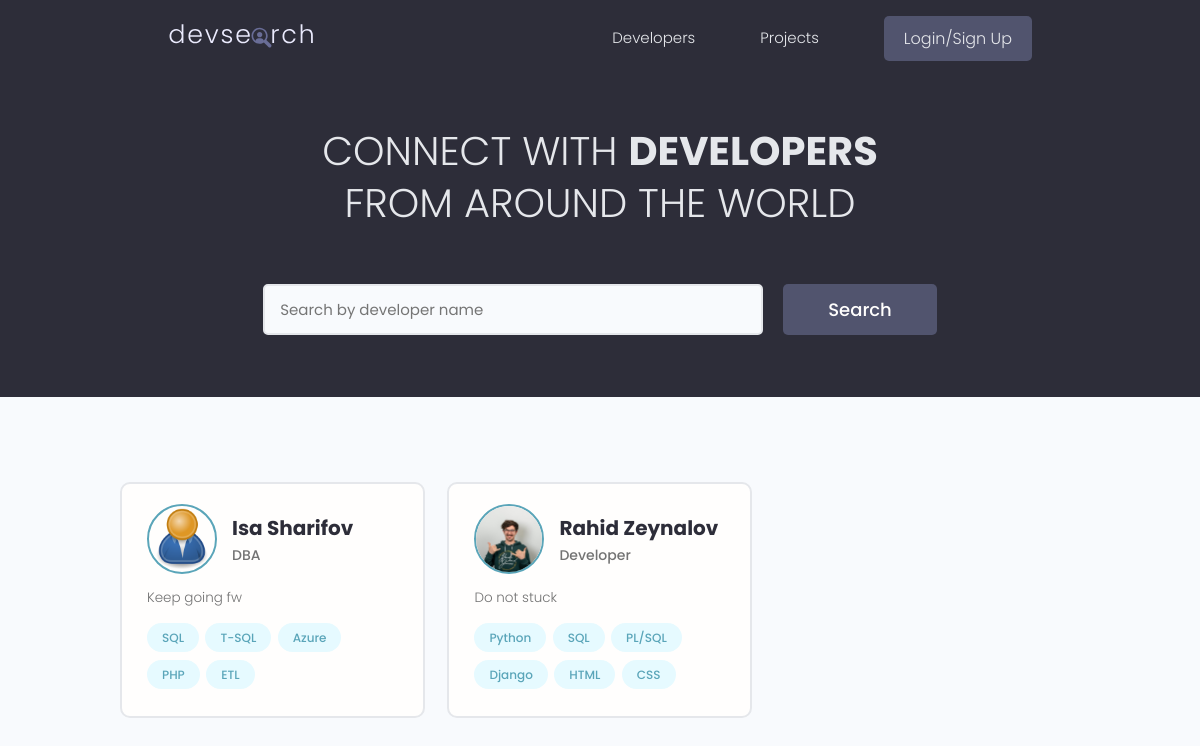
The app's page /, older data.
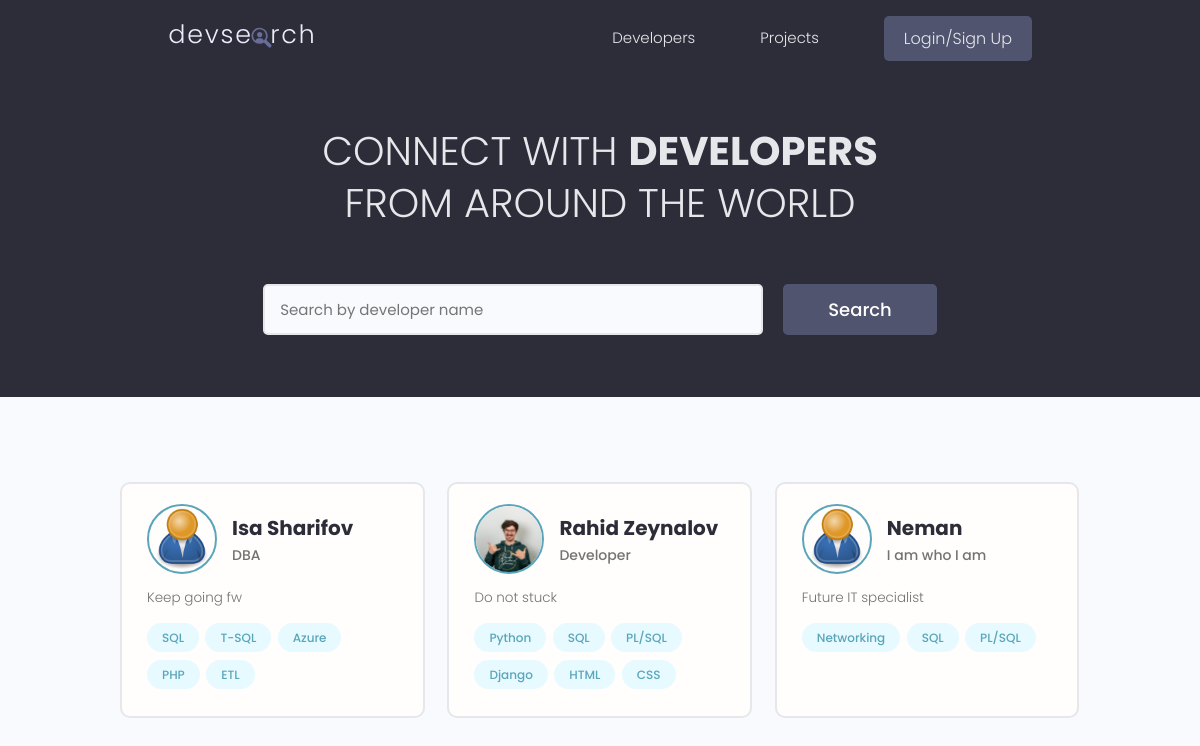
The same page, newer data.
### users/models.py (models this page shows, shortened)
class Profile(models.Model):
    user = models.OneToOneField(User, on_delete=models.CASCADE, null=True, blank=True)
    name = models.CharField(max_length=150, null=True, blank=True)
    email = models.EmailField(max_length=150, null=True, blank=True)
    username = models.CharField(max_length=150, null=True, blank=True)
    location = models.CharField(max_length=150, null=True, blank=True)
    short_intro = models.CharField(max_length=200, null=True, blank=True)
    bio = models.TextField(null=True, blank=True)
    profile_image = models.ImageField(null=True, blank=True, upload_to='profiles/', default="profiles/users-default.png")
    social_github = models.CharField(max_length=150, null=True, blank=True)
    social_stackoverflow = models.CharField(max_length=150, null=True, blank=True)
    social_linkedin = models.CharField(max_length=150, null=True, blank=True)
    social_youtube = models.CharField(max_length=150, null=True, blank=True)
    social_medium = models.CharField(max_length=150, null=True, blank=True)
    created = models.DateTimeField(auto_now_add=True, null=True, blank=True)
    id = models.UUIDField(default=uuid.uuid4, unique=True, primary_key=True, editable=False)
    class Meta:
        ordering =['created']

class Skill(models.Model):
    owner = models.ForeignKey(Profile, on_delete=models.CASCADE, null=True, blank=True)
    name = models.CharField(max_length=150, null=True, blank=True)
    description = models.TextField(null=True, blank=True)
    created = models.DateTimeField(auto_now_add=True, null=True, blank=True)
    id = models.UUIDField(default=uuid.uuid4, unique=True, primary_key=True, editable=False)

### users/views.py (the view)
# urls.py: path('', views.profiles, name="profiles"),
def profiles(request):
    profiles, search_query = searchProfiles(request)
    custome_range, profiles = paginateProfiles(request, profiles, 3)
    context = {'profiles':profiles, 'search_query': search_query, 'custome_range':custome_range}
    return render(request, 'users/profiles.html', context=context)

### users/utils.py (called while the page is built)
def searchProfiles(request):
    search_query = ''
    if request.GET.get('search_query'):
        search_query = request.GET.get('search_query')
    skills = Skill.objects.filter(name__icontains=search_query)
    profiles = Profile.objects.distinct().filter(
        Q(name__icontains = search_query) |
        Q(short_intro__icontains = search_query) |
        Q(skill__in = skills))
    return profiles, search_query

### users/templates/users/profiles.html (shortened to what this page needs)
{% extends 'main.html' %}
{% block content %}
<main class="home">
    <section class="hero-section text-center">
        <div class="container container--narrow">
            <div class="hero-section__box">
                <h2>CONNECT WITH <span>DEVELOPERS</span></h2>
                <h2>FROM AROUND THE WORLD</h2>
            </div>
            <div class="hero-section__search">
                <form id="searchForm" class="form" action="{% url 'profiles' %}" method="get">
                    <div class="form__field">
                        <input class="input input--text" id="formInput#search" type="text" name="search_query"
                            value = "{{search_query}}" placeholder="Search by developer name" />
                    </div>
                    <input class="btn btn--sub btn--lg" type="submit" value="Search" />
                </form>
            </div>
        </div>
    </section>
    <section class="devlist">
        <div class="container">
            <div class="grid grid--three">
                {% for profile in profiles %}
                <div class="column card">
                    <div class="dev">
                        <a href="{% url 'user-profile' profile.id %}" class="card__body">
                            <div class="dev__profile">
                                <img class="avatar avatar--md" src="{{profile.profile_image.url}}"
                                    alt="image" />
                                <div class="dev__meta">
                                    <h3>{{profile.name}}</h3>
                                    <h5>{{profile.short_intro}}</h5>
                                </div>
                            </div>
                            <p class="dev__info">
                                {{profile.bio|slice:"150"}}
                            </p>
                            <div class="dev__skills">
                                {% for skill in profile.skill_set.all|slice:"6" %}
                                <span class="tag tag--pill tag--main">
                                    <small>{{skill.name}}</small>
                                </span>
                                {% endfor %}
                            </div>
                        </a>
                    </div>
                </div>
                {% endfor %}
            </div>
        </div>
    </section>
</main>
{% endblock content %}

### templates/main.html (shortened to what this page needs)
<!DOCTYPE html>
{% load static %}
<html lang="en">
<head>
    <link rel="stylesheet" href="https://cdnjs.cloudflare.com/ajax/libs/font-awesome/4.7.0/css/font-awesome.min.css" />
    <link rel="stylesheet" href="{% static 'uikit/styles/uikit.css' %}" />
    <link rel="stylesheet" href="{% static 'styles/app.css' %}" />
</head>
<body>
    {% include 'navbar.html' %}
    {% block content %}
    {% endblock content %}
</body>
</html>

### templates/navbar.html (shortened to what this page needs)
{% load static %}
<header class="header">
  <div class="container container--narrow">
    <a href="{% url 'profiles' %}" class="header__logo">
      <img src="{% static 'images/logo.svg' %}" alt="DevSearch Logo" />
    </a>
    <nav class="header__nav">
      <ul class="header__menu">
        <li class="header__menuItem"><a href="{% url 'profiles' %}">Developers</a></li>
        <li class="header__menuItem"><a href="{% url 'projects' %}">Projects</a></li>
        {% if request.user.is_authenticated %}
          <li class="header__menuItem"><a href="{% url 'inbox' %}">Inbox</a></li>
          <li class="header__menuItem"><a href="{% url 'account' %}">Account</a></li>
          <li class="header__menuItem"><a href="{% url 'logout' %}" class="btn btn--sub">Logout</a></li>
        {% else %}
          <li class="header__menuItem"><a href="{% url 'login' %}" class="btn btn--sub">Login/Sign Up</a></li>
        {% endif %}
      </ul>
    </nav>
  </div>
</header>

### static/styles/app.css (style rules this page uses)
:root { --color-sub: #2d2d39; }
.btn--sub { background-color: var(--color-sub-light); }
.card { border: 2px solid var(--color-light); }
img { width: 100%; }
.header { position: sticky; z-index: 111; background-color: var(--color-sub); padding: 1.5rem 0; }
.header > .container { display: flex; justify-content: space-between; align-items: center; }
.header__logo > img { height: 3.8rem; }
.header__nav > ul { display: inline-flex; align-items: center; list-style: none; gap: 6.5rem; }
.header__menuItem > a { color: var(--color-light); font-weight: 300; }
.hero-section { height: 40vh; display: flex; align-items: center; background-color: var(--color-sub); }
.hero-section__box { margin-bottom: 4rem; }
.hero-section__box > h2, .hero-section__box > h2 > span { font-size: 4rem; color: var(--color-light); line-height: 1.3; text-transform: uppercase; }
.hero-section__box > h2 { font-weight: 300; }
.hero-section__box > h2 > span { font-weight: 700; }
.hero-section__search > .form { display: flex; align-items: center; justify-content: center; gap: 2rem; }
.hero-section__search > .form input.input--text { width: 50rem; }
.devlist { margin-top: 8rem; }
.devlist .grid { align-items: stretch; }
.devlist .dev .dev__profile { display: flex; align-items: center; gap: 1.5rem; }
.devlist .dev .dev__meta h3 { color: var(--color-sub); font-size: 2rem; font-weight: 700; }
.devlist .dev .dev__meta h5 { color: var(--color-text); font-size: 1.4rem; font-weight: 500; }
.devlist .dev .dev__info { margin: 1.5rem 0; font-size: 1.35rem; line-height: 1.4; text-align: justify; }

### static/uikit/styles/modules/_variables.css (style rules this page uses)
:root { --color-main: #5aa5b9; --color-main-light: #e6faff; --color-sub: #3f4156; --color-sub-light: #51546e; --color-sub-lighter: #ededfd; --color-text: #737373; --color-gray: #8b8b8b; --color-light: #e5e7eb; --color-light-gray: #767676; --color-bg: #f8fafd; --color-white: #fffefd; --color-white-light: #f3f3f3; --color-success: #359e64; --color-success-bg: #def8e8; --color-error: #fc4b0b; --color-error-bg: #fff2ee; --font-base: 'Poppins', arial, helvetica, 'Segoe UI', roboto, ubuntu, sans-serif; --font-monospace: 'Fira Code', 'Courier New', courier, monospace; --font-regular: 300; --font-medium: 500; --font-bold: 700; --generic-shadow: 1px 1px 5px #00000010; --generic-transition: all 0.3s ease-in-out; }

### static/uikit/styles/modules/_base.css (style rules this page uses)
* { margin: 0; padding: 0; box-sizing: border-box; text-rendering: optimizeLegibility; color: inherit; font-size: inherit; }
html { font-size: 50%; }
@media only screen and (min-width: 480px) { html { font-size: 56.25%; } }
@media only screen and (min-width: 1200px) { html { font-size: 62.5%; } }
body { line-height: 1.6; font-weight: 400; font-size: 1.5rem; color: var(--color-text); background-color: var(--color-bg); min-height: 100vh; }

### static/uikit/styles/modules/_typography.css (style rules this page uses)
* { font-family: var(--font-base); }
h2 { font-size: 3.6rem; font-weight: var(--font-bold); }
h3 { font-size: 3.2rem; font-weight: var(--font-medium); }
h5 { font-size: 2.4rem; font-weight: var(--font-medium); }
h5, h6 { font-weight: var(--font-regular); }
p, span, strong { font-size: 1.6rem; color: var(--color-text); font-weight: var(--font-regular); }
a { padding-bottom: 2px; text-decoration: none; display: inline-block; color: var(--color-main); font-weight: var(--font-medium); }

### static/uikit/styles/modules/_utilities.css (style rules this page uses)
.container { width: 92%; max-width: 165rem; margin: 0 auto; box-sizing: border-box; }
.container--narrow { width: 92%; max-width: 120rem; }
@media screen and (min-width: 1000px) { .container { width: 90%; } }
@media screen and (min-width: 1000px) { .container--narrow { width: 85%; } }
@media screen and (min-width: 1200px) { .container { width: 80%; } }
@media screen and (min-width: 1200px) { .container--narrow { width: 72%; } }
.text-center { text-align: center; }

### static/uikit/styles/modules/_avatar.css (style rules this page uses)
.avatar { border-radius: 50%; border: 2px solid var(--color-main); object-fit: cover; }
.avatar--md { height: 7rem; width: 7rem; }

### static/uikit/styles/modules/_button.css (style rules this page uses)
.btn { display: inline-block; position: relative; cursor: pointer; background-color: var(--color-light); font-weight: var(--font-medium); color: var(--color-sub); text-decoration: none; padding: 1rem 2rem; border-radius: 0.5rem; border: none; width: -webkit-fit-content; width: -moz-fit-content; width: fit-content; height: -webkit-fit-content; height: -moz-fit-content; height: fit-content; font-size: 1.6rem; outline-width: 0; outline-color: transparent; -webkit-backface-visibility: hidden; backface-visibility: hidden; transition: all 0.3s ease-in-out; }
.btn--sub { background-color: var(--color-sub); color: var(--color-white); }
.btn--lg { font-size: 1.8rem; padding: 1.2rem 4.5rem; }

Row changes from the older to the newer data that the page shows:
added Profile: profile_image (placeholder picture), name "Neman", short_intro "I am who I am", bio "Future IT specialist"
added Skill: name "Networking", shown under "Neman"
added Skill: name "SQL", shown under "Neman"
added Skill: name "PL/SQL", shown under "Neman"
